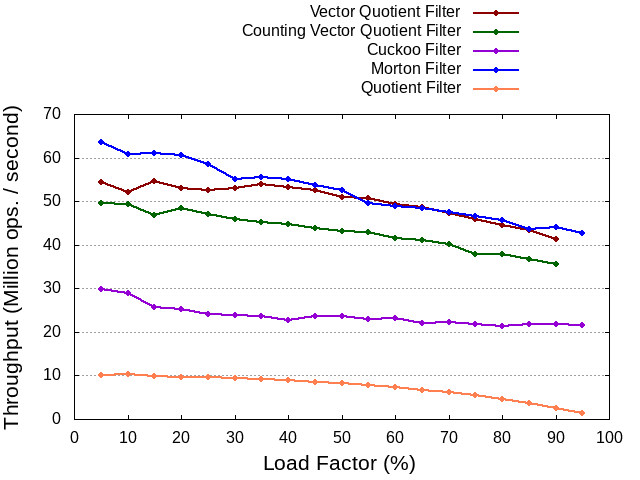

Write gnuplot code to recreate this figure.
set term png
set output "21remove.png"
set key out top center horizontal
set style data linespoints
set style line 1 lc rgb "dark-red" pt 7 ps 0.7 lt 1 lw 2
set style line 2 lc rgb "dark-green" pt 7 ps 0.7 lt 1 lw 2
set style line 3 lc rgb "dark-violet" pt 7 ps 0.7 lt 1 lw 2
set style line 4 lc rgb "blue" pt 7 ps 0.7 lt 1 lw 2
set style line 5 lc rgb "coral" pt 7 ps 0.7 lt 1 lw 2
set yrange [0:]
set grid ytics
set xlabel "Load Factor (%)" font ",16"
set ylabel "Throughput (Million ops. / second)" font ",16"
plot "21removevqf" using 1:2 ls 1 title "Vector Quotient Filter", \
       "21removecvqf" using 1:2 ls 2 title "Counting Vector Quotient Filter", \
       "21removecuckoo" using 1:2 ls 3 title "Cuckoo Filter", \
       "21removemorton" using 1:2 ls 4 title "Morton Filter", \
       "21removeqf" using 1:2 ls 5 title "Quotient Filter"
